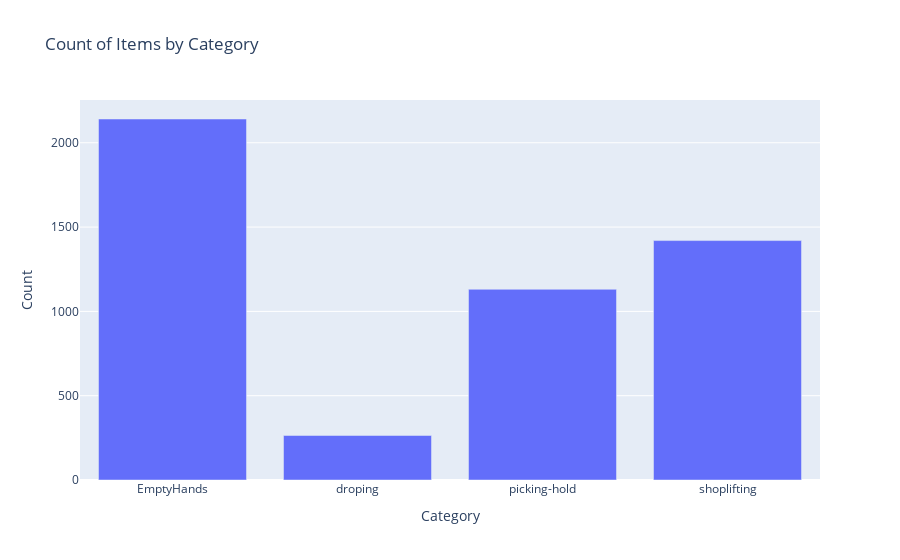
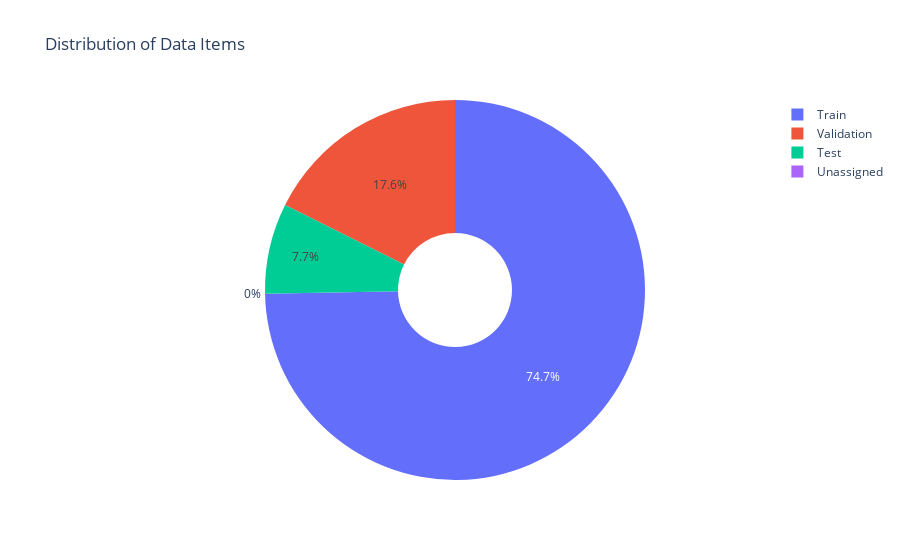

Notebook code for these charts, in order:
### Code cell
import plotly.graph_objects as go
import pandas as pd
import plotly.io as pio


# Convert the histogram data to a DataFrame
df = pd.DataFrame(dataset_summary['histogram'])

# Bar chart for counts by category
fig1 = go.Figure(data=[go.Bar(x=df['label'], y=df['count'])])
fig1.update_layout(
    title='Count of Items by Category',
    xaxis_title='Category',
    yaxis_title='Count'
)

# Pie chart for distribution of data items
fig2 = go.Figure(data=[go.Pie(
    labels=['Test', 'Train', 'Unassigned', 'Validation'],
    values=[dataset_summary['testDataItemCount'], dataset_summary['trainDataItemCount'], dataset_summary['unassignedDataItemCount'], dataset_summary['valDataItemCount']],
    hole=0.3
)])
fig2.update_layout(
    title='Distribution of Data Items'
)

# Display the figures
fig1.show()
fig2.show()

### Figure 1 — Plotly figure (JSON) as saved in the notebook; plotly's stock layout.template omitted (floating-point values rounded to 4 significant figures)
{"data": [{"type": "bar", "x": ["EmptyHands", "droping", "picking-hold", "shoplifting"], "y": [2141, 264, 1131, 1420]}], "layout": {"title": {"text": "Count of Items by Category"}, "xaxis": {"title": {"text": "Category"}}, "yaxis": {"title": {"text": "Count"}}}}

### Figure 2 — Plotly figure (JSON) as saved in the notebook; plotly's stock layout.template omitted (floating-point values rounded to 4 significant figures)
{"data": [{"hole": 0.3, "labels": ["Test", "Train", "Unassigned", "Validation"], "type": "pie", "values": [244, 2366, 0, 558]}], "layout": {"title": {"text": "Distribution of Data Items"}}}
